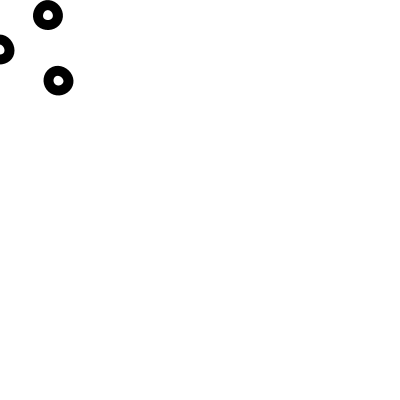
Frame 1 (no input)
Frame 60 (the mouse pressed at the canvas centre just before this capture): identical to frame 1, image omitted
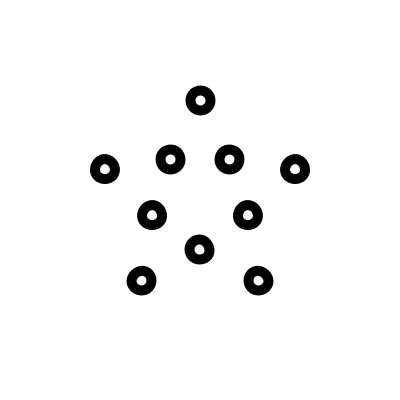
Frame 120 (the mouse held since frame 60 and released just before this capture)

The Processing sketch that drew these frames (run headless with seeded random() and noise(); from frame 60 on, the mouse is pressed at the canvas centre):

// Processing sketch: sketch__21_1
// ── sketch__21_1.pde
//THIS SKETCH DRAWS A SERIES OF ELLIPSES
//THAT FOLLOW THE CURSOR

void setup() 
{
  size(400, 400);
  strokeWeight(10);
  ellipseMode(CENTER);
}

void draw() 
{
  background(255);
  pushMatrix();
  translate(mouseX, mouseY);
  ellipse(0, -100, 20, 20);
  rotate(PI*2/5);
  ellipse(0, -100, 20, 20);
  rotate(PI*2/5);
  ellipse(0, -100, 20, 20);
  rotate(PI*2/5);
  ellipse(0, -100, 20, 20);
  rotate(PI*2/5);
  ellipse(0, -100, 20, 20);
  popMatrix();
  //THIS DRAWS THE FIRST SET OF 5 ELLIPSES (THE OUTER 5)

  translate(mouseX, mouseY);
  rotate(PI*2/10);
  ellipse(0, -50, 20, 20);
  rotate(PI*2/5);
  ellipse(0, -50, 20, 20);
  rotate(PI*2/5);
  ellipse(0, -50, 20, 20);
  rotate(PI*2/5);
  ellipse(0, -50, 20, 20);
  rotate(PI*2/5);
  ellipse(0, -50, 20, 20);
  //THIS IS THE 2ND SET (THE INNER 5)

} 
